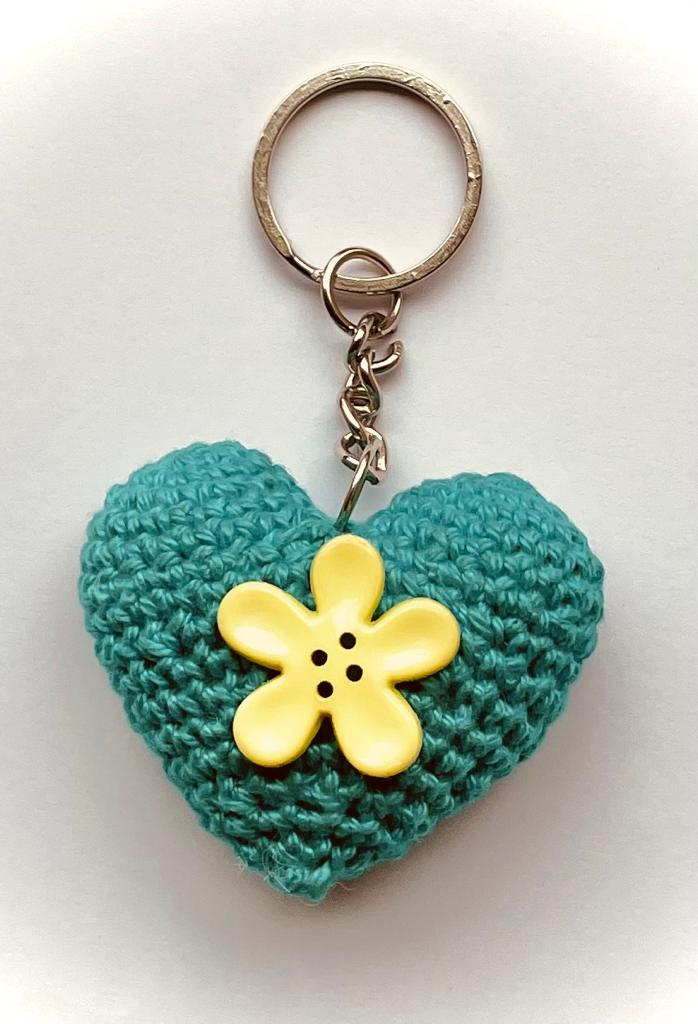
#> input picture Background_Whitener/CloseupKeychain.jpg, 698 x 1024 px, found by its file name
$ python main.py
#> lines starting #> are read from the running program, lines starting #| are printed output that depends on the picture; after the words box and inside, x2 and y2 are one past the last pixel; in counts of white or black regions, pixels touching at a corner belong together
import numpy as np
import cv2
from sklearn.feature_extraction import img_to_graph

img = cv2.imread('Background_Whitener/CloseupKeychain.jpg')
#> img is the input picture: shape (1024, 698, 3); mean B, G, R 179.1, 190.5, 182.5
img_grayscale = cv2.imread('Background_Whitener/CloseupKeychain.jpg', 0)
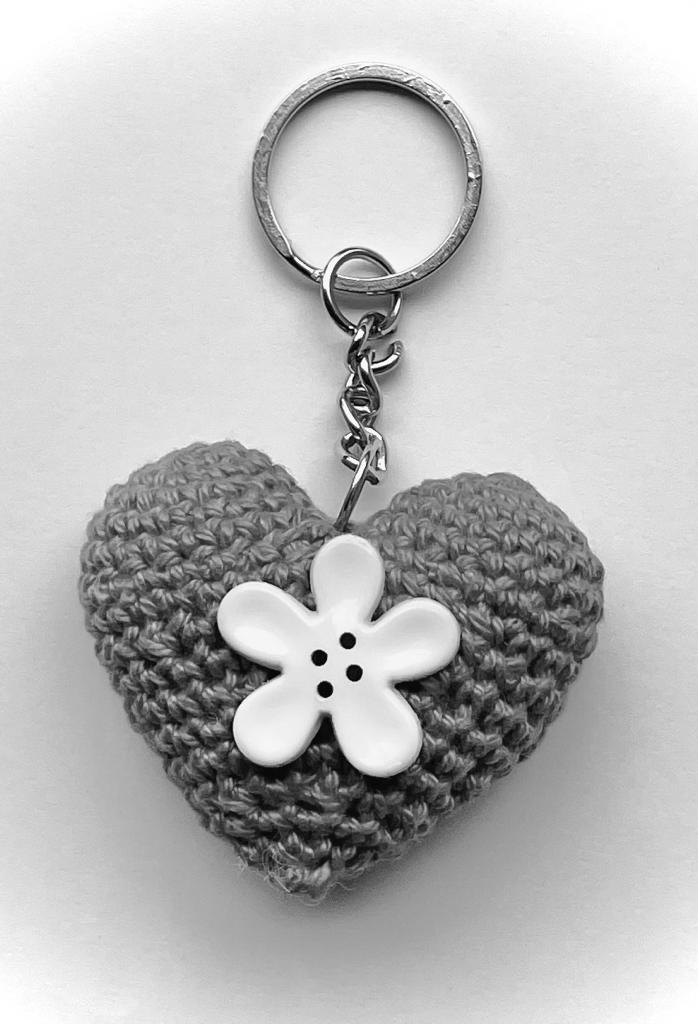
#> img_grayscale: shape (1024, 698); min 0, max 255, mean 186.8

thresh = 150
maxValue = 255
th, dst = cv2.threshold(img_grayscale, thresh, maxValue, cv2.THRESH_BINARY)
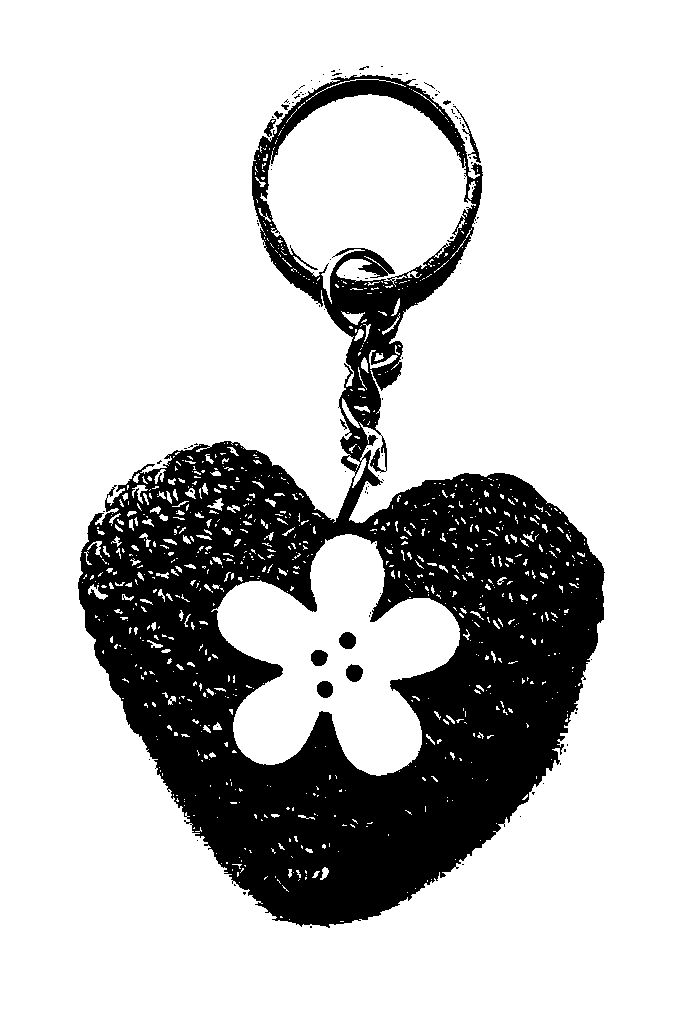
#> dst: shape (1024, 698); 78.1% white; 106 black regions (95 under 20 px), largest, box (x1, y1, x2, y2) and area: (78, 75, 605, 928) 154757, (346, 664, 363, 682) 234, (339, 632, 356, 649) 227
#> th = 150

temp = np.stack((dst,)*3, axis=-1)
cv2.imshow("ThreshGray", temp)
overlay = cv2.addWeighted(img, 1.25, temp, 0.2, 0)
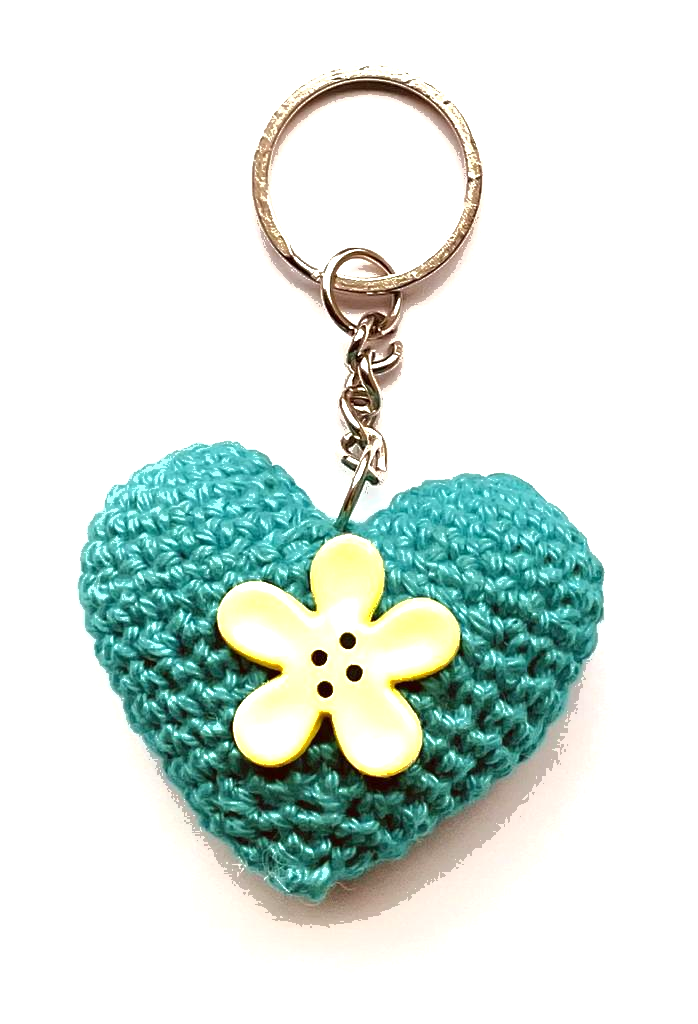
#> overlay: shape (1024, 698, 3); mean B, G, R 223, 228.4, 215.8
cv2.imshow("IMAGE", overlay)

thresh = 250
th2, dst2 = cv2.threshold(overlay, thresh, maxValue, cv2.THRESH_BINARY)
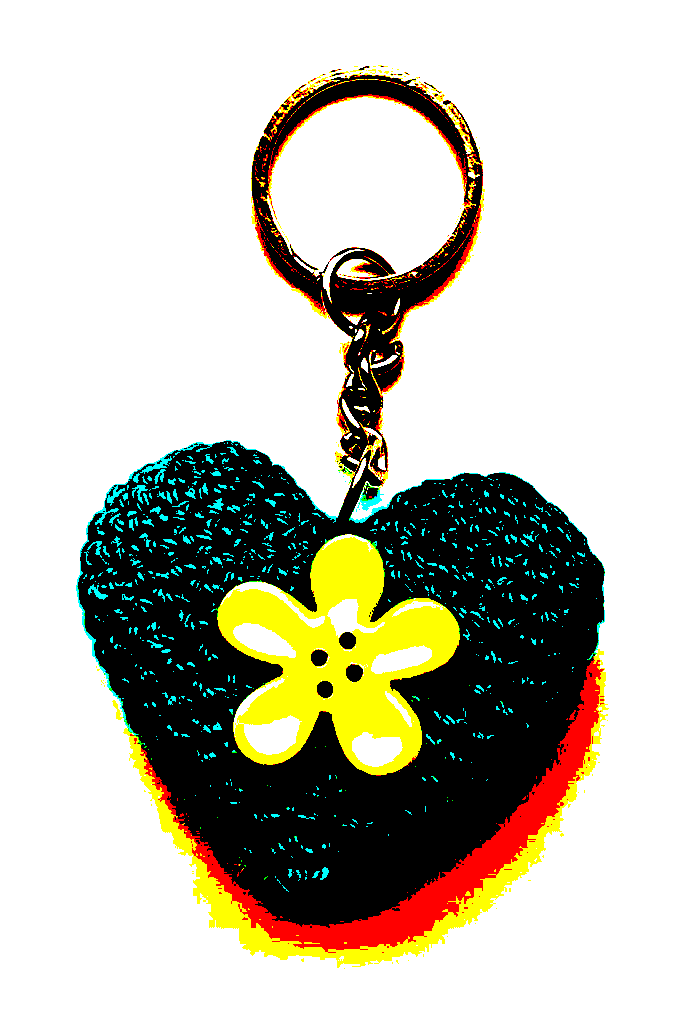
#> dst2: shape (1024, 698, 3); mean B, G, R 177.6, 192, 195.1
#> th2 = 250
cv2.imshow("Litmus Test", dst2)

cv2.imwrite("Background_Whitener/FixedBackground2.jpg", overlay)

cv2.waitKey(0)
cv2.destroyAllWindows()
